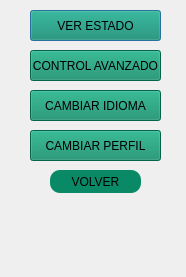
<?xml version="1.0" encoding="UTF-8"?>
<ui version="4.0">
 <class>Dialog</class>
 <widget class="QDialog" name="Dialog">
  <property name="geometry">
   <rect>
    <x>0</x>
    <y>0</y>
    <width>186</width>
    <height>277</height>
   </rect>
  </property>
  <property name="windowTitle">
   <string>Dialog</string>
  </property>
  <property name="styleSheet">
   <string notr="true">QWidget#centralwidget{
background-image: url(c:/tvip/assets/Fondo-Login.png);
 background-repeat: no-repeat;
}</string>
  </property>
  <property name="modal">
   <bool>false</bool>
  </property>
  <widget class="QPushButton" name="btn_estado">
   <property name="geometry">
    <rect>
     <x>30</x>
     <y>10</y>
     <width>131</width>
     <height>31</height>
    </rect>
   </property>
   <property name="styleSheet">
    <string notr="true">background-color: rgb(10, 137, 103);
font: 75 11pt &quot;Bahnschrift Condensed&quot;;
</string>
   </property>
   <property name="text">
    <string>VER ESTADO</string>
   </property>
  </widget>
  <widget class="QPushButton" name="btn_abrir_kodi">
   <property name="geometry">
    <rect>
     <x>30</x>
     <y>50</y>
     <width>131</width>
     <height>31</height>
    </rect>
   </property>
   <property name="styleSheet">
    <string notr="true">background-color: rgb(10, 137, 103);
font: 75 11pt &quot;Bahnschrift Condensed&quot;;</string>
   </property>
   <property name="text">
    <string>CONTROL AVANZADO</string>
   </property>
  </widget>
  <widget class="QPushButton" name="btn_idioma">
   <property name="geometry">
    <rect>
     <x>30</x>
     <y>90</y>
     <width>131</width>
     <height>31</height>
    </rect>
   </property>
   <property name="styleSheet">
    <string notr="true">background-color: rgb(10, 137, 103);
font: 75 11pt &quot;Bahnschrift Condensed&quot;;</string>
   </property>
   <property name="text">
    <string>CAMBIAR IDIOMA</string>
   </property>
  </widget>
  <widget class="QPushButton" name="btn_perfil">
   <property name="geometry">
    <rect>
     <x>30</x>
     <y>130</y>
     <width>131</width>
     <height>31</height>
    </rect>
   </property>
   <property name="styleSheet">
    <string notr="true">background-color: rgb(10, 137, 103);
font: 75 11pt &quot;Bahnschrift Condensed&quot;;</string>
   </property>
   <property name="text">
    <string>CAMBIAR PERFIL</string>
   </property>
  </widget>
  <widget class="QPushButton" name="btn_salir">
   <property name="geometry">
    <rect>
     <x>50</x>
     <y>170</y>
     <width>91</width>
     <height>23</height>
    </rect>
   </property>
   <property name="styleSheet">
    <string notr="true">background-color: rgb(10, 137, 103);
border-radius:10px;
font: 75 11pt &quot;Bahnschrift Condensed&quot;;</string>
   </property>
   <property name="text">
    <string>VOLVER</string>
   </property>
  </widget>
  <zorder>btn_perfil</zorder>
  <zorder>btn_idioma</zorder>
  <zorder>btn_estado</zorder>
  <zorder>btn_abrir_kodi</zorder>
  <zorder>btn_salir</zorder>
 </widget>
 <resources/>
 <connections/>
</ui>
